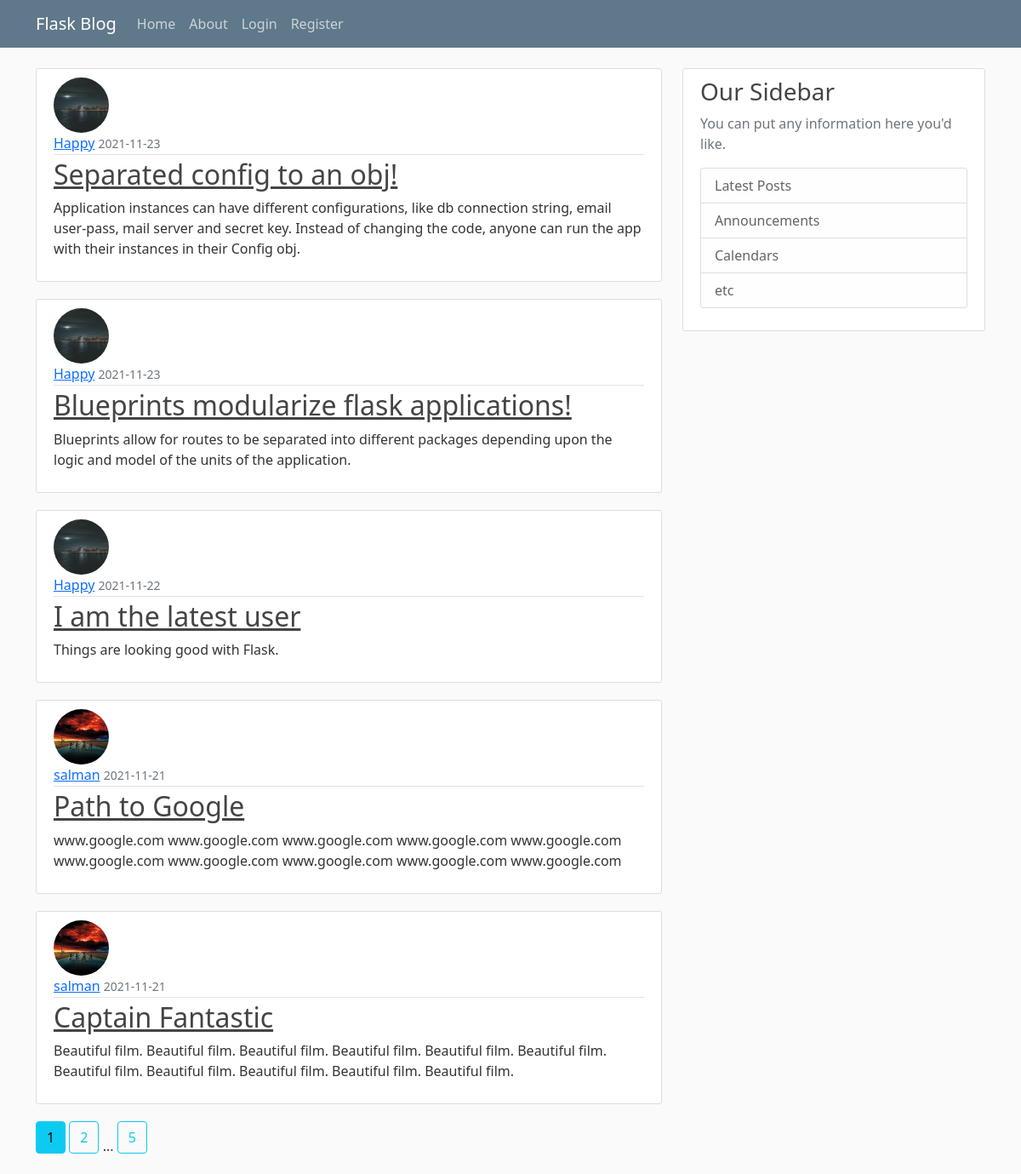
The page /home on the database its author committed.
### flaskblog/models.py (models this page shows, shortened)
class Post(flaskblog.db.Model):
    id = flaskblog.db.Column(flaskblog.db.Integer, primary_key=True)
    title = flaskblog.db.Column(flaskblog.db.String(100), nullable=False)
    date_posted = flaskblog.db.Column(
        flaskblog.db.DateTime, nullable=False, default=datetime.utcnow)
    content = flaskblog.db.Column(flaskblog.db.Text, nullable=False)
    user_id = flaskblog.db.Column(flaskblog.db.Integer, flaskblog.db.ForeignKey(
        "user.id"), nullable=False)

class User(flaskblog.db.Model, UserMixin):
    id = flaskblog.db.Column(flaskblog.db.Integer, primary_key=True)
    username = flaskblog.db.Column(
        flaskblog.db.String(20), unique=True, nullable=False)
    email = flaskblog.db.Column(
        flaskblog.db.String(120), unique=True, nullable=False)
    image_file = flaskblog.db.Column(
        flaskblog.db.String(20), nullable=False, default="default.jpg")  # going to be hashed
    password = flaskblog.db.Column(flaskblog.db.String(60), nullable=False)
    posts = flaskblog.db.relationship("Post", backref="author", lazy=True)

### flaskblog/main/routes.py (the view)
@main.route("/")
@main.route("/home")
def home() -> str:
    page = flask.request.args.get("page", 1, type=int)
    posts = Post.query.order_by(
        Post.date_posted.desc()).paginate(page=page, per_page=5)
    return flask.render_template("home.html", posts=posts)

### flaskblog/templates/home.html
{% extends "layout.html" %}
{% block content %}
  {% for post in posts.items %}
    <article class="media content-section">
      <img
        class="rounded-circle article-img"
        src="{{url_for('static', filename='profile_pics/' + post.author.image_file)}}"
      />
      <div class="media-body">
        <div class="article-metadata">
          <a class="mr-2" href="{{ url_for('users.user_posts', username=post.author.username) }}">{{ post.author.username }}</a>
          <small class="text-muted"
            >{{ post.date_posted.strftime("%Y-%m-%d") }}</small
          >
        </div>
        <h2><a class="article-title" href="{{url_for('posts.post', post_id=post.id)}}">{{ post.title }}</a></h2>
        <p class="article-content">{{ post.content }}</p>
      </div>
    </article>
  {% endfor %}
  {% for page_num in posts.iter_pages(left_edge=1, right_edge=1, left_current=1, right_current=2) %}
    {% if page_num %}
      {% if posts.page == page_num %}
        <a href="{{ url_for('main.home', page=page_num) }}" class="btn btn-info mb-4">{{ page_num }}</a>
      {% else %}
        <a href="{{ url_for('main.home', page=page_num) }}" class="btn btn-outline-info mb-4">{{ page_num }}</a>
      {% endif %}
    {% else %}
      ...
    {% endif %}
  {% endfor %}
{% endblock content %}

### flaskblog/static/main.css (style rules this page uses)
body { background: #fafafa; color: #333333; margin-top: 5rem; }
h1, h2, h3, h4, h5, h6 { color: #444444; }
.content-section { background: #ffffff; padding: 10px 20px; border: 1px solid #dddddd; border-radius: 3px; margin-bottom: 20px; }
.article-title { color: #444444; }
.article-content { white-space: pre-line; }
.article-img { height: 65px; width: 65px; margin-right: 16px; }
.article-metadata { padding-bottom: 1px; margin-bottom: 4px; border-bottom: 1px solid #e3e3e3 }

### rows shown on the page
Post: image_file (picture), author.username "Happy", date_posted "2021-11-23", title "Separated config to an obj!", content "Application instances can have different configurations, like db connection string, email user-pass, mail server and secret key. Instead of changing the code, anyone can run the app with their instances in their Config obj."
Post: image_file (picture), author.username "Happy", date_posted "2021-11-23", title "Blueprints modularize flask applications!", content "Blueprints allow for routes to be separated into different packages depending upon the logic and model of the units of the application."
Post: image_file (picture), author.username "Happy", date_posted "2021-11-22", title "I am the latest user", content "Things are looking good with Flask."
Post: image_file (picture), author.username "salman", date_posted "2021-11-21", title "Path to Google", content "www.google.com www.google.com www.google.com www.google.com www.google.com www.google.com www.google.com www.google.com www.google.com www.google.com"
Post: image_file (picture), author.username "salman", date_posted "2021-11-21", title "Captain Fantastic", content "Beautiful film. Beautiful film. Beautiful film. Beautiful film. Beautiful film. Beautiful film. Beautiful film. Beautiful film. Beautiful film. Beautiful film. Beautiful film."

### other values the page prints
{{ page_num }} "1"
{{ page_num }} "2" "5"
